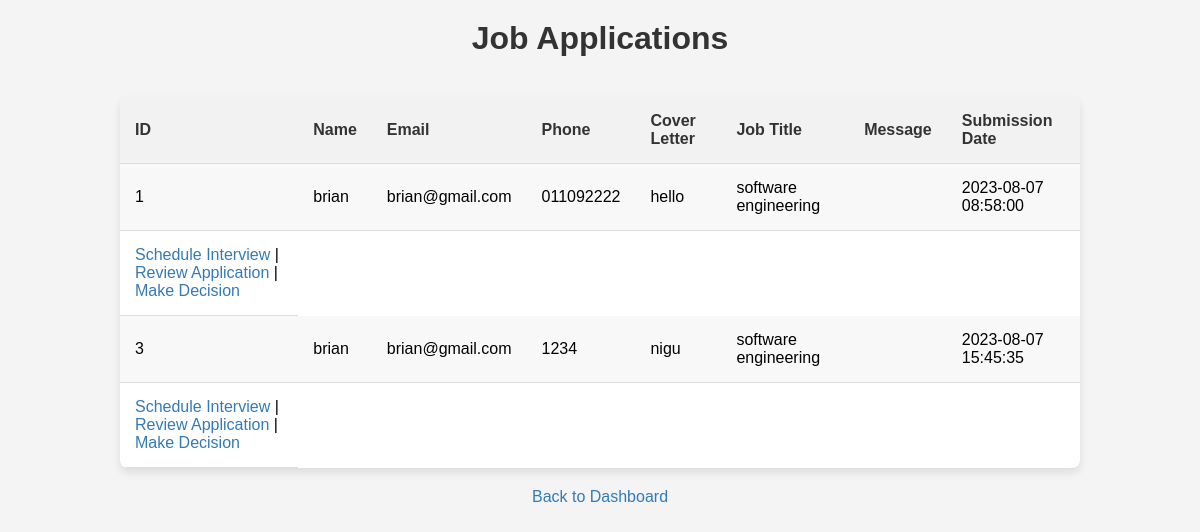
Page /applications.php on the committed database.
### tables this page shows
CREATE TABLE `applications` (
  `id` int(11) NOT NULL,
  `name` varchar(100) NOT NULL,
  `email` varchar(100) NOT NULL,
  `phone` varchar(20) NOT NULL,
  `cover_letter` text NOT NULL,
  `job_title` varchar(100) NOT NULL,
  `message` text DEFAULT NULL,
  `submission_date` datetime NOT NULL
);

### applications.php (the view, shortened to what this page needs)
<!DOCTYPE html>
<html>
<head>
</head>
<body>
    <?php
    $servername = "localhost";
    $username = "root";
    $password = "";
    $dbname = "system";
    $conn = new mysqli($servername, $username, $password, $dbname);
    $sql = "SELECT id, name, email, phone, cover_letter, job_title, message, submission_date FROM applications";
    $result = $conn->query($sql);
    echo '<h1>Job Applications</h1>';
    if ($result->num_rows > 0) {
        echo '<table>';
        echo '<tr><th>ID</th><th>Name</th><th>Email</th><th>Phone</th><th>Cover Letter</th><th>Job Title</th><th>Message</th><th>Submission Date</th></tr>';
        while ($row = $result->fetch_assoc()) {
            echo '<tr>';
            echo '<td>' . $row['id'] . '</td>';
            echo '<td>' . $row['name'] . '</td>';
            echo '<td>' . $row['email'] . '</td>';
            echo '<td>' . $row['phone'] . '</td>';
            echo '<td>' . $row['cover_letter'] . '</td>';
            echo '<td>' . $row['job_title'] . '</td>';
            echo '<td>' . $row['message'] . '</td>';
            echo '<td>' . $row['submission_date'] . '</td>';
            echo '</tr>';
            echo '<td><a href="schedule_interview.php?id=' . $row['id'] . '">Schedule Interview</a> | <a href="review_application.php?id=' . $row['id'] . '">Review Application</a> | <a href="make_decision.php?id=' . $row['id'] . '">Make Decision</a></td>';
        }
        echo '</table>';
    } else {
        echo '<p>No job applications yet.</p>';
    }
    ?>
    <p><a href="admin_dashboard.php">Back to Dashboard</a></p>
</body>
</html>

### applications.php (style rules this page uses)
body, h1, p { margin: 0; padding: 0; }
body { font-family: Arial, sans-serif; background-color: #f4f4f4; }
h1 { text-align: center; padding: 20px; color: #333; }
table { width: 80%; margin: 20px auto; border-collapse: collapse; background-color: #fff; box-shadow: 0 4px 8px rgba(0, 0, 0, 0.1); border-radius: 8px; overflow: hidden; }
th, td { padding: 15px; text-align: left; border-bottom: 1px solid #ddd; }
th { background-color: #f2f2f2; color: #333; }
tr:nth-child(even) { background-color: #f8f8f8; }
a { text-decoration: none; color: #337ab7; }
p { text-align: center; margin-top: 20px; color: #777; }

### rows in the picture
applications: id "1", name "brian", email "brian@gmail.com", phone "011092222", cover_letter "hello", job_title "software engineering", submission_date "2023-08-07 08:58:00"
applications: id "3", name "brian", email "brian@gmail.com", phone "1234", cover_letter "nigu", job_title "software engineering", submission_date "2023-08-07 15:45:35"
